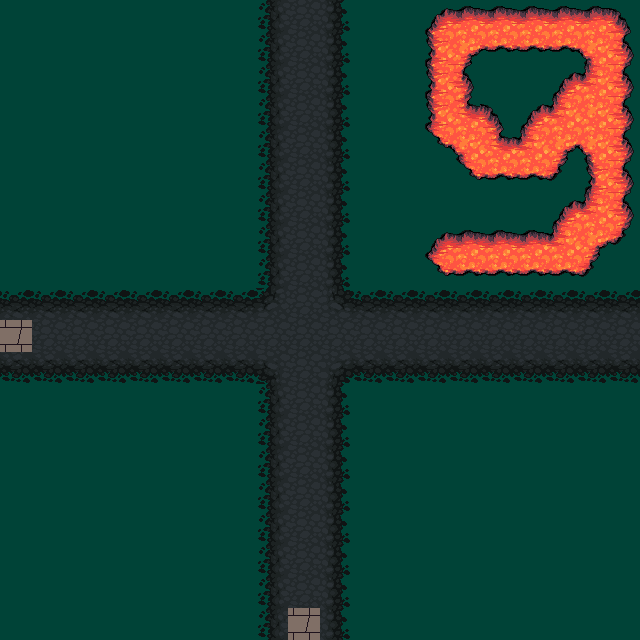

A 2D game scene composited from a Tiled map and its tileset images. What follows is a short description and the map's XML, with every tile layer's data as written:
An orthogonal 20x20 tile map with 32x32 px tiles, 3 tile layers (grass, road, num) and 2 objects (e4, e1).

<map version="1.4" tiledversion="1.4.3" orientation="orthogonal" renderorder="right-down" width="20" height="20" tilewidth="32" tileheight="32" infinite="0" nextlayerid="5" nextobjectid="5">
 <tileset firstgid="1" source="../Maps/klipartz.com.tsx" />
 <layer id="1" name="grass" width="20" height="20">
  <data encoding="csv">
872,872,872,872,872,872,872,872,872,872,872,872,872,872,872,872,872,872,872,872,
872,872,872,872,872,872,872,872,872,872,872,872,872,872,872,872,872,872,872,872,
872,872,872,872,872,872,872,872,872,872,872,872,872,872,872,872,872,872,872,872,
872,872,872,872,872,872,872,872,872,872,872,872,872,872,872,872,872,872,872,872,
872,872,872,872,872,872,872,872,872,872,872,872,872,872,872,872,872,872,872,872,
872,872,872,872,872,872,872,872,872,872,872,872,872,872,872,872,872,872,872,872,
872,872,872,872,872,872,872,872,872,872,872,872,872,872,872,872,872,872,872,872,
872,872,872,872,872,872,872,872,872,872,872,872,872,872,872,872,872,872,872,872,
872,872,872,872,872,872,872,872,872,872,872,872,872,872,872,872,872,872,872,872,
872,872,872,872,872,872,872,872,872,872,872,872,872,872,872,872,872,872,872,872,
872,872,872,872,872,872,872,872,872,872,872,872,872,872,872,872,872,872,872,872,
872,872,872,872,872,872,872,872,872,872,872,872,872,872,872,872,872,872,872,872,
872,872,872,872,872,872,872,872,872,872,872,872,872,872,872,872,872,872,872,872,
872,872,872,872,872,872,872,872,872,872,872,872,872,872,872,872,872,872,872,872,
872,872,872,872,872,872,872,872,872,872,872,872,872,872,872,872,872,872,872,872,
872,872,872,872,872,872,872,872,872,872,872,872,872,872,872,872,872,872,872,872,
872,872,872,872,872,872,872,872,872,872,872,872,872,872,872,872,872,872,872,872,
872,872,872,872,872,872,872,872,872,872,872,872,872,872,872,872,872,872,872,872,
872,872,872,872,872,872,872,872,872,872,872,872,872,872,872,872,872,872,872,872,
872,872,872,872,872,872,872,872,872,872,872,872,872,872,872,872,872,872,872,872
</data>
 </layer>
 <layer id="2" name="road" width="20" height="20">
  <data encoding="csv">
0,0,0,0,0,0,0,0,307,308,309,0,0,0,0,0,0,0,0,0,
0,0,0,0,0,0,0,0,307,308,309,0,0,0,0,0,0,0,0,0,
0,0,0,0,0,0,0,0,307,308,309,0,0,0,0,0,0,0,0,0,
0,0,0,0,0,0,0,0,307,308,309,0,0,0,0,0,0,0,0,0,
0,0,0,0,0,0,0,0,307,308,309,0,0,0,0,0,0,0,0,0,
0,0,0,0,0,0,0,0,307,308,309,0,0,0,0,0,0,0,0,0,
0,0,0,0,0,0,0,0,307,308,309,0,0,0,0,0,0,0,0,0,
0,0,0,0,0,0,0,0,307,308,309,0,0,0,0,0,0,0,0,0,
0,0,0,0,0,0,0,0,307,308,309,0,0,0,0,0,0,0,0,0,
276,276,276,276,276,276,276,276,245,308,244,276,276,276,276,276,276,276,276,276,
882,308,308,308,308,308,308,308,308,308,308,308,308,308,308,308,308,308,308,308,
340,340,340,340,340,340,340,340,213,308,212,340,340,340,340,340,340,340,340,340,
0,0,0,0,0,0,0,0,307,308,309,0,0,0,0,0,0,0,0,0,
0,0,0,0,0,0,0,0,307,308,309,0,0,0,0,0,0,0,0,0,
0,0,0,0,0,0,0,0,307,308,309,0,0,0,0,0,0,0,0,0,
0,0,0,0,0,0,0,0,307,308,309,0,0,0,0,0,0,0,0,0,
0,0,0,0,0,0,0,0,307,308,309,0,0,0,0,0,0,0,0,0,
0,0,0,0,0,0,0,0,307,308,309,0,0,0,0,0,0,0,0,0,
0,0,0,0,0,0,0,0,307,308,309,0,0,0,0,0,0,0,0,0,
0,0,0,0,0,0,0,0,307,882,309,0,0,0,0,0,0,0,0,0
</data>
 </layer>
 <layer id="4" name="num" width="20" height="20">
  <data encoding="csv">
0,0,0,0,0,0,0,0,0,0,0,0,0,272,273,273,273,273,273,274,
0,0,0,0,0,0,0,0,0,0,0,0,0,304,209,337,337,337,210,306,
0,0,0,0,0,0,0,0,0,0,0,0,0,304,306,0,0,272,242,306,
0,0,0,0,0,0,0,0,0,0,0,0,0,304,241,274,272,242,305,306,
0,0,0,0,0,0,0,0,0,0,0,0,0,336,210,241,242,209,210,306,
0,0,0,0,0,0,0,0,0,0,0,0,0,0,336,337,337,338,304,306,
0,0,0,0,0,0,0,0,0,0,0,0,0,0,0,0,0,272,242,306,
0,0,0,0,0,0,0,0,0,0,0,0,0,272,273,273,273,242,209,338,
0,0,0,0,0,0,0,0,0,0,0,0,0,336,337,337,337,337,338,0,
0,0,0,0,0,0,0,0,0,0,0,0,0,0,0,0,0,0,0,0,
0,0,0,0,0,0,0,0,0,0,0,0,0,0,0,0,0,0,0,0,
0,0,0,0,0,0,0,0,0,0,0,0,0,0,0,0,0,0,0,0,
0,0,0,0,0,0,0,0,0,0,0,0,0,0,0,0,0,0,0,0,
0,0,0,0,0,0,0,0,0,0,0,0,0,0,0,0,0,0,0,0,
0,0,0,0,0,0,0,0,0,0,0,0,0,0,0,0,0,0,0,0,
0,0,0,0,0,0,0,0,0,0,0,0,0,0,0,0,0,0,0,0,
0,0,0,0,0,0,0,0,0,0,0,0,0,0,0,0,0,0,0,0,
0,0,0,0,0,0,0,0,0,0,0,0,0,0,0,0,0,0,0,0,
0,0,0,0,0,0,0,0,0,0,0,0,0,0,0,0,0,0,0,0,
0,0,0,0,0,0,0,0,0,0,0,0,0,0,0,0,0,0,0,0
</data>
 </layer>
 <objectgroup id="3" name="exits">
  <object id="1" name="e4" x="0" y="320" width="32" height="32" />
  <object id="4" name="e1" x="288" y="608" width="32" height="32" />
 </objectgroup>
</map>
